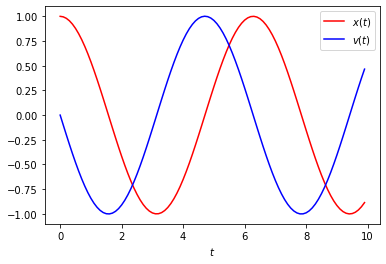

Recreate this plot in Python.
#!/usr/bin/env python3
# -*- coding: utf-8 -*-
"""
Created on Tue Dec 14 11:46:24 2021
@author: S.M. Raihanul Bashir Hridoy
Reg No. 2017132031
"""

'''
    Given a second order differential equation d2x/dt2 = -(k/m)x
    where,
    k/m = 1
    x(0) = x0 = 1
    v(0) = x'(0) = 0
    h = 0.1

    Converting this second order differential equation into a
    system of first order differential equations, we get,

    dx/dt = v .......................(i)
    dv/dt = -(k/m)x ..................(ii)
'''

import numpy as np
import matplotlib.pyplot as plt

def harmonic_eq(x,t,k):
    # considering k/m as a k for variable simplicity
    return x[1], - k*x[0]

def rk4(x, func,t, k, dt) :
    '''
    4th order Runge-Kutta method for solving Ordinary
    differential equations
    
    y(n+1) = y(n) + (1/6)*(k1+2k2+2k3+k4)

    where, 
        k1 = hf(xn,yn)
        k2 = hf(xn+h/2, yn+k1/2)
        k3 = hf(xn+h/2, yn+k2/2)
        k4 = hf(xn+h, yn+k3)
    '''
    # for storing the values of k1,k2,k3 and k4
    temp1 = np.zeros(2)
    temp2 = np.zeros(2)
    temp3 = np.zeros(2)
    temp4 = np.zeros(2)
    temp1 = func(x,t,k) # k1 = hf(xn,yn)
    temp2 = func([x[0]+temp1[0]*dt/2, x[1]+temp1[1]*dt/2], t, k) # k2 = hf(xn+h/2, yn+k1/2)
    temp3 = func([x[0]+temp1[0]*dt/2, x[1]+temp2[1]*dt/2], t, k) # k3 = hf(xn+h/2, yn+k2/2)
    temp4 = func([x[0]+temp1[0]*dt, x[1]+temp3[1]*dt], t, k) # k4 = hf(xn+h, yn+k3)
    val1 = x[0] + dt/6.0 * (temp1[0] + 2*temp2[0] + 2*temp3[0] + temp4[0])
    val2 = x[1] + dt/6.0 * (temp1[1] + 2*temp2[1] + 2*temp3[1] + temp4[1])
    return val1, val2

def plotting(method, equation, k, dt, n_steps):
    t = np.arange(0, n_steps*dt, dt)
    x = np.zeros((n_steps,2)) 
    # Given initial position  
    x[0][0] = 1.0
    for i in range(n_steps-1): 
        x[i+1] = method(x[i],harmonic_eq, t[i], k, dt)
    
    plt.plot(t, x[:,0], 'r', label="$x(t)$")
    plt.plot(t, x[:,1], 'b', label="$v(t)$")
    plt.xlabel("$t$")

    
    plt.legend(loc='upper right')
    plt.show()

if __name__ == "__main__" :
    # step size
    dt = 0.1
    # number of steps
    n_step = 100
    # initial value of (k/m)
    k= 1
    plotting(rk4, harmonic_eq, k, dt, n_step)
